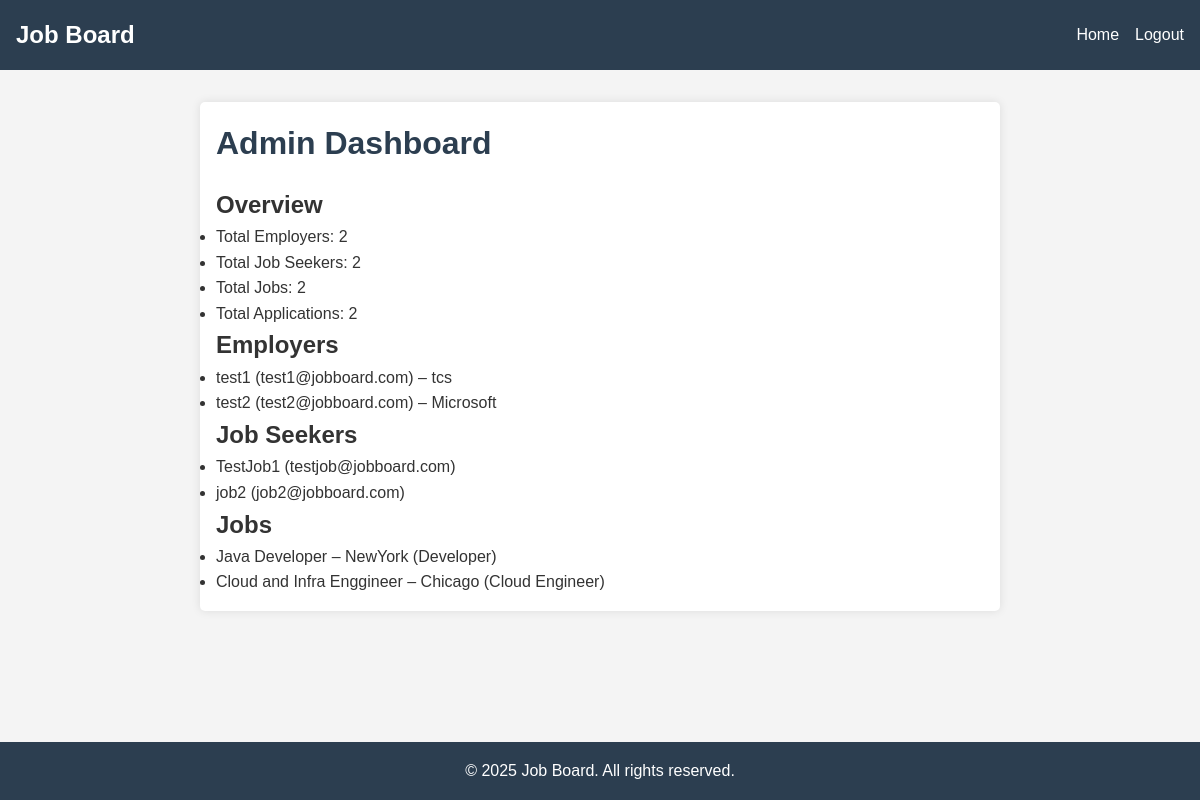
Before: /admin/dashboard (signed in) with the older database file.
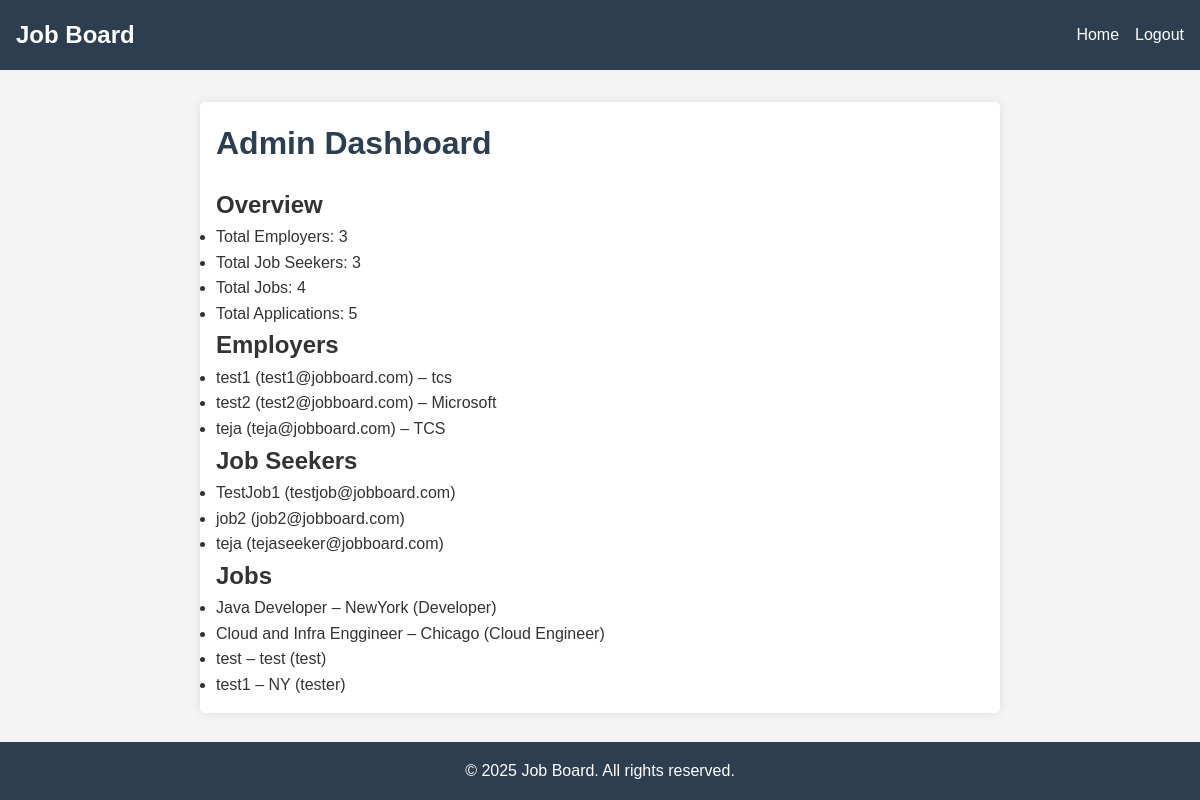
After: the same page with the newer database file.
### backend/models.py (models this page shows)
class Employer(db.Model):
    __tablename__ = 'employer'
    id = db.Column(db.Integer, primary_key=True)
    name = db.Column(db.String(100), nullable=False)
    email = db.Column(db.String(120), unique=True, nullable=False)
    password = db.Column(db.String(200), nullable=False)
    company = db.Column(db.String(100))
    jobs = db.relationship('Job', back_populates='employer', lazy=True)

class JobSeeker(db.Model):
    __tablename__ = 'job_seeker'
    id = db.Column(db.Integer, primary_key=True)
    name = db.Column(db.String(100), nullable=False)
    email = db.Column(db.String(120), unique=True, nullable=False)
    password = db.Column(db.String(200), nullable=False)
    resume = db.Column(db.String(200))
    applications = db.relationship('Application', back_populates='seeker', lazy=True)

class Job(db.Model):
    __tablename__ = 'job'
    id = db.Column(db.Integer, primary_key=True)
    title = db.Column(db.String(100), nullable=False)
    description = db.Column(db.Text)
    location = db.Column(db.String(100))
    salary = db.Column(db.Float)
    category = db.Column(db.String(100))
    employer_id = db.Column(db.Integer, db.ForeignKey('employer.id'), nullable=False)
    employer = db.relationship('Employer', back_populates='jobs', lazy=True)
    applications = db.relationship('Application', back_populates='job', lazy=True)

### backend/app.py (the view)
    @app.route("/admin/dashboard")
    @login_required(role="admin")
    def admin_dashboard():
        employers = Employer.query.all()
        seekers = JobSeeker.query.all()
        jobs = Job.query.all()
        applications = Application.query.all()
        stats = {
            "employer_count": len(employers),
            "seeker_count": len(seekers),
            "job_count": len(jobs),
            "application_count": len(applications),
        }
        return render_template(
            "admin_dashboard.html",
            stats=stats,
            employers=employers,
            seekers=seekers,
            jobs=jobs,
            applications=applications
        )

### templates/admin_dashboard.html (shortened to what this page needs)
<!DOCTYPE html>
<html lang="en">
<head>
    <link rel="stylesheet" href="{{ url_for('static', filename='css/style.css') }}">
</head>
<body>
<nav>
    <h2>Job Board</h2>
    <ul>
        <li><a href="{{ url_for('index') }}">Home</a></li>
        <li><a href="{{ url_for('logout') }}">Logout</a></li>
    </ul>
</nav>
<main>
    <h1>Admin Dashboard</h1>
    <section>
        <h2>Overview</h2>
        <ul>
            <li>Total Employers: {{ stats.employer_count }}</li>
            <li>Total Job Seekers: {{ stats.seeker_count }}</li>
            <li>Total Jobs: {{ stats.job_count }}</li>
            <li>Total Applications: {{ stats.application_count }}</li>
        </ul>
    </section>
    <section>
        <h2>Employers</h2>
        <ul>
            {% for e in employers %}
                <li>{{ e.name }} ({{ e.email }}) – {{ e.company }}</li>
            {% else %}
                <li>No employers.</li>
            {% endfor %}
        </ul>
    </section>
    <section>
        <h2>Job Seekers</h2>
        <ul>
            {% for s in seekers %}
                <li>{{ s.name }} ({{ s.email }})</li>
            {% else %}
                <li>No job seekers.</li>
            {% endfor %}
        </ul>
    </section>
    <section>
        <h2>Jobs</h2>
        <ul>
            {% for j in jobs %}
                <li>{{ j.title }} – {{ j.location }} ({{ j.category }})</li>
            {% else %}
                <li>No jobs.</li>
            {% endfor %}
        </ul>
    </section>
</main>
<footer>
    <p>&copy; 2025 Job Board. All rights reserved.</p>
</footer>
</body>
</html>

Changed rows visible on the page:
added Employer: name "teja", email "teja@jobboard.com", company "TCS"
added JobSeeker: name "teja", email "tejaseeker@jobboard.com"
added Job: title "test", location "test", category "test"
added Job: title "test1", location "NY", category "tester"
Other visible differences:
{{ stats.employer_count }}: "2" → "3"
{{ stats.seeker_count }}: "2" → "3"
{{ stats.job_count }}: "2" → "4"
{{ stats.application_count }}: "2" → "5"
